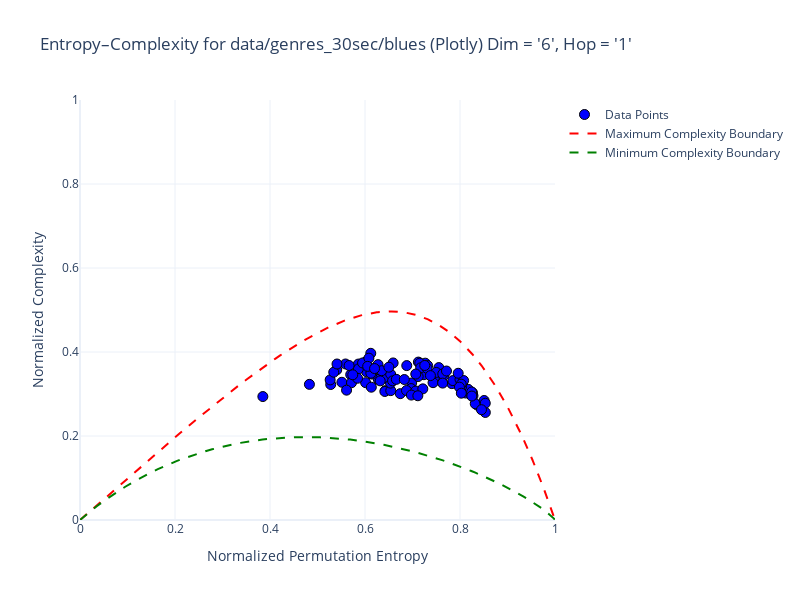

The cell this chart's notebook holds for it:
### Markdown cell above
# Plots

### Code cell
folder_path = "data/genres_30sec/blues"
dim = 6
hop = 1
plot_graph_ordpy(folder_path, dim, hop)
